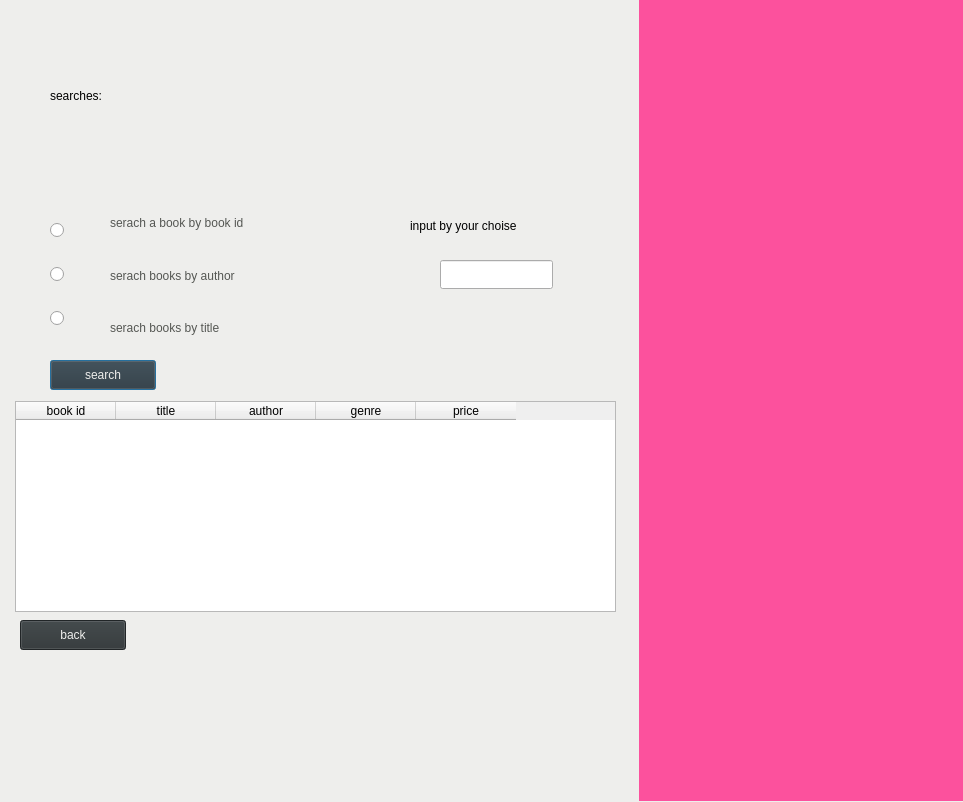
<?xml version="1.0" encoding="UTF-8"?>
<ui version="4.0">
 <class>Dialog</class>
 <widget class="QDialog" name="Dialog">
  <property name="geometry">
   <rect>
    <x>0</x>
    <y>0</y>
    <width>963</width>
    <height>802</height>
   </rect>
  </property>
  <property name="windowTitle">
   <string>Dialog</string>
  </property>
  <widget class="QWidget" name="bgWidget" native="true">
   <property name="geometry">
    <rect>
     <x>-20</x>
     <y>0</y>
     <width>991</width>
     <height>811</height>
    </rect>
   </property>
   <property name="styleSheet">
    <string notr="true">QWidget#bgWidget{
background-color:rgb(238, 238, 236)}</string>
   </property>
   <widget class="QLabel" name="label">
    <property name="geometry">
     <rect>
      <x>70</x>
      <y>60</y>
      <width>251</width>
      <height>71</height>
     </rect>
    </property>
    <property name="styleSheet">
     <string notr="true">font: 75 36pt &quot;Ubuntu Condensed&quot;;</string>
    </property>
    <property name="text">
     <string>searches:</string>
    </property>
   </widget>
   <widget class="QWidget" name="widget" native="true">
    <property name="geometry">
     <rect>
      <x>659</x>
      <y>0</y>
      <width>331</width>
      <height>801</height>
     </rect>
    </property>
    <property name="styleSheet">
     <string notr="true">background-color:rgb(252, 81, 157)</string>
    </property>
   </widget>
   <widget class="QWidget" name="verticalLayoutWidget">
    <property name="geometry">
     <rect>
      <x>130</x>
      <y>200</y>
      <width>271</width>
      <height>151</height>
     </rect>
    </property>
    <layout class="QVBoxLayout" name="verticalLayout">
     <item>
      <widget class="QLabel" name="label_2">
       <property name="styleSheet">
        <string notr="true">font: 14pt &quot;Ubuntu&quot;;
color:rgb(85, 87, 83)</string>
       </property>
       <property name="text">
        <string>serach a book by book id</string>
       </property>
      </widget>
     </item>
     <item>
      <widget class="QLabel" name="label_3">
       <property name="styleSheet">
        <string notr="true">font: 14pt &quot;Ubuntu&quot;;
color:rgb(85, 87, 83)</string>
       </property>
       <property name="text">
        <string>serach books by author </string>
       </property>
      </widget>
     </item>
     <item>
      <widget class="QLabel" name="label_4">
       <property name="styleSheet">
        <string notr="true">font: 14pt &quot;Ubuntu&quot;;
color:rgb(85, 87, 83)</string>
       </property>
       <property name="text">
        <string>serach books by title</string>
       </property>
      </widget>
     </item>
    </layout>
   </widget>
   <widget class="QWidget" name="verticalLayoutWidget_2">
    <property name="geometry">
     <rect>
      <x>70</x>
      <y>200</y>
      <width>61</width>
      <height>151</height>
     </rect>
    </property>
    <layout class="QVBoxLayout" name="verticalLayout_2">
     <item>
      <widget class="QRadioButton" name="id_rbutton">
       <property name="text">
        <string/>
       </property>
      </widget>
     </item>
     <item>
      <widget class="QRadioButton" name="author_rbutton">
       <property name="text">
        <string/>
       </property>
      </widget>
     </item>
     <item>
      <widget class="QRadioButton" name="title_rbutton">
       <property name="text">
        <string/>
       </property>
      </widget>
     </item>
    </layout>
   </widget>
   <widget class="QPushButton" name="search_button">
    <property name="geometry">
     <rect>
      <x>70</x>
      <y>360</y>
      <width>106</width>
      <height>30</height>
     </rect>
    </property>
    <property name="styleSheet">
     <string notr="true">background-color:rgb(46, 52, 54);
color:rgb(238, 238, 236)</string>
    </property>
    <property name="text">
     <string>search</string>
    </property>
   </widget>
   <widget class="QPushButton" name="back_button">
    <property name="geometry">
     <rect>
      <x>40</x>
      <y>620</y>
      <width>106</width>
      <height>30</height>
     </rect>
    </property>
    <property name="styleSheet">
     <string notr="true">background-color:rgb(46, 52, 54);
color:rgb(238, 238, 236)</string>
    </property>
    <property name="text">
     <string>back</string>
    </property>
   </widget>
   <widget class="QTableWidget" name="search_list">
    <property name="geometry">
     <rect>
      <x>35</x>
      <y>401</y>
      <width>601</width>
      <height>211</height>
     </rect>
    </property>
    <column>
     <property name="text">
      <string>book id</string>
     </property>
    </column>
    <column>
     <property name="text">
      <string>title</string>
     </property>
    </column>
    <column>
     <property name="text">
      <string>author</string>
     </property>
    </column>
    <column>
     <property name="text">
      <string>genre</string>
     </property>
    </column>
    <column>
     <property name="text">
      <string>price</string>
     </property>
    </column>
   </widget>
   <widget class="QLineEdit" name="value_edit">
    <property name="geometry">
     <rect>
      <x>460</x>
      <y>260</y>
      <width>113</width>
      <height>29</height>
     </rect>
    </property>
   </widget>
   <widget class="QLabel" name="label_5">
    <property name="geometry">
     <rect>
      <x>430</x>
      <y>210</y>
      <width>211</width>
      <height>31</height>
     </rect>
    </property>
    <property name="text">
     <string>input by your choise</string>
    </property>
   </widget>
  </widget>
 </widget>
 <resources/>
 <connections/>
</ui>
